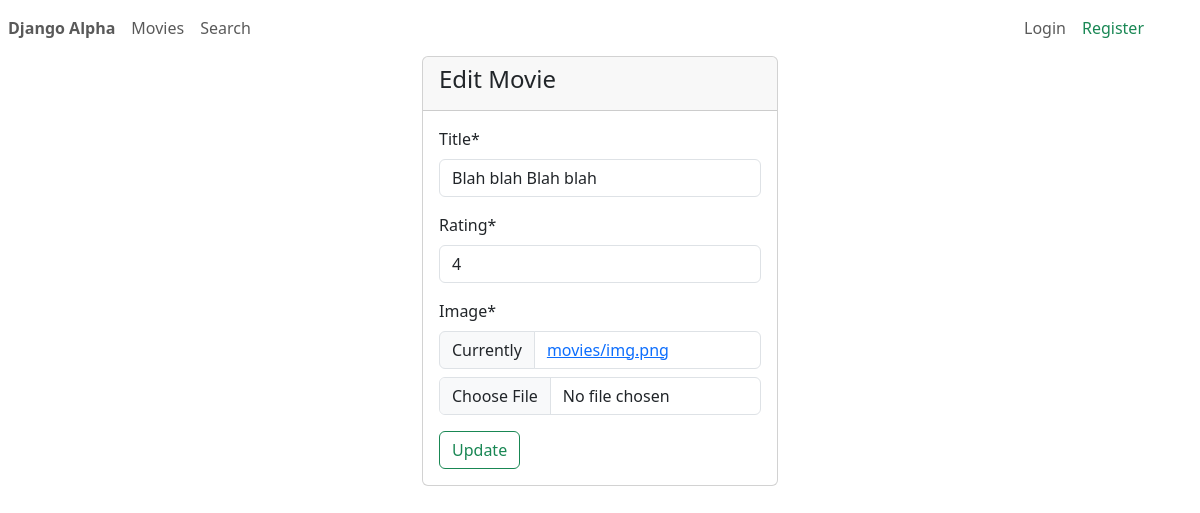
Before: /movies/edit/4/ with the older database file.
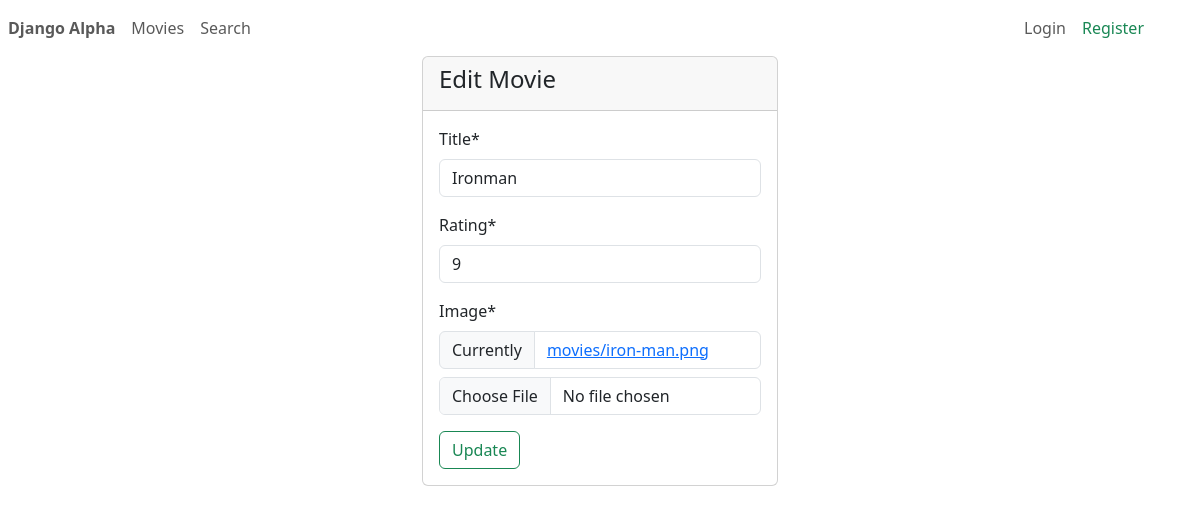
After: the same page with the newer database file.
### main/models.py (models this page shows)
class Movie(models.Model):
    title = models.CharField(max_length = 100)
    rating = models.IntegerField()
    image = models.ImageField(upload_to='movies')

### main/views.py (the view)
# urls.py: path('movies/edit/<int:id>/', movie_edit_view, name='edit_movie'),
def movie_edit_view(request, id):
    movie = Movie.objects.get(id=id)
    form = MovieForm(instance=movie)
    if request.method == 'POST':
        form = MovieForm(request.POST, request.FILES, instance=movie)
        if form.is_valid():
            form.save()
            return redirect('view_movies')
    return render(request,
        'movies/edit.html',
        {'form': form}
    )

### main/forms.py
class MovieForm(forms.ModelForm):
    class Meta:
        model = Movie
        fields = '__all__'

### templates/movies/edit.html (shortened to what this page needs)
{% load crispy_forms_tags %}
<!doctype html>
<html lang="en">
<head>
    <link href="https://cdn.jsdelivr.net/npm/bootstrap@5.3.2/dist/css/bootstrap.min.css" rel="stylesheet"
 />
</head>
<body>
    <header>
        {% include 'components/menu.html' %}
    </header>
    <main>
        <div class="container">
            <div class="row">
                <div class="col-md-4 mx-auto">
                    <form method="post" class="card" enctype="multipart/form-data">
                        <div class="card-header">
                            <h4>Edit Movie</h4>
                        </div>
                        <div class="card-body">
                            {{form|crispy}}
                            <button class="btn btn-outline-success">Update</button>
                        </div>
                    </form>
                </div>
            </div>
        </div>
    </main>
</body>
</html>

Changed rows visible on the page:
changed Movie: title "Blah blah Blah blah" → "Ironman"; rating "4" → "9"
Other visible differences:
text no longer shown: "Title * Rating * Image * Currently movies/img.png"
text now shown: "Title * Rating * Image * Currently movies/iron-man.png"
